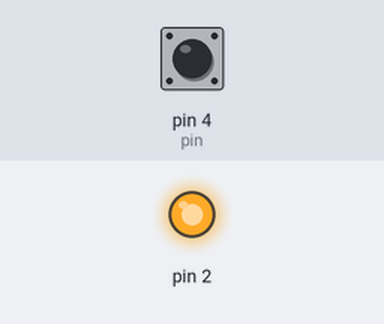
Simulated run of this sketch. Board: Arduino Uno, built with avr-gcc and run on an emulated ATmega328P. On the bench: output pins drawn as LEDs (lit = HIGH). The inputs (shaded band) are chosen by the test bench; at power-on: pin 4 (pin) HIGH. What the sketch prints to the serial monitor is not drawn.

Above: at 8.2 s.
8.3 s: pin 4 (pin) pulled LOW for 1 s
At 8.9 s:
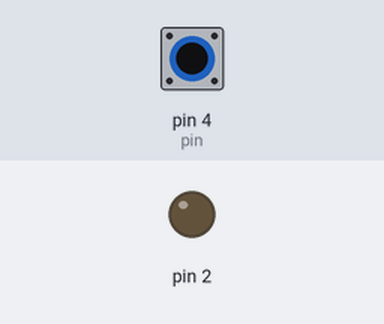
11.0 s: pin 4 (pin) pulled LOW for 3.2 s
At 15.9 s:
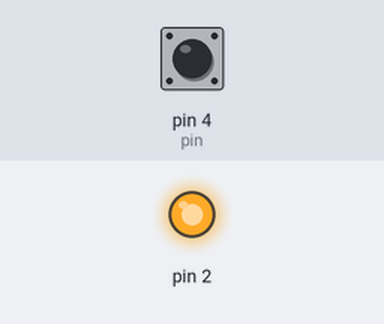
Timing chart, 0 to 17.4 s (numbered marks = the images above; inputs shaded):
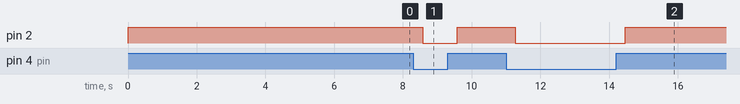

The sketch:

gerkon2.ino
```cpp
#include <Arduino.h>
#include <gmStatus.h>
#include <gmFn.h>
#include <gmBlink.h>

// геркон:
//  нога 1 - на GND
//  нога 2 - на D2
//  нога 2 - через резистор 10 кОм на 5В

const int pin = 4; // GPIO4 - это пин D2 на Wemos D1 Mini/NodeMCU
//static int state = LOW;
static gmStatus st(LOW, 5);
gmBlink bl;        // BUILDIN -


void setup()
{
	//Serial.begin(115200);
	// Используем встроенный резистор подтяжки к 3.3V
	pinMode(pin, INPUT_PULLUP);
	bl.down();
	Serial_init();
}// setup


void loop()
{
	st = digitalRead(pin);
	if ( st.changed() ){
		int s = st;
		if ( st ){
			Serial.println("open (magnet is far)");
			bl.down();
		}else{
			Serial.println("closed (magnet is near)");
			bl.up();
		}
	}

	/*
	if ( state != rdState ){
		if ( rdState == LOW ){
			Serial.println("closed (magnet is near)");
		}else{
			Serial.println("open (magnet is far)");
		}
		state = rdState;
	}*/
	delay(50);
}// loop
```

Measured:
- after the input at 8.3 s, pin 2: HIGH → LOW after 0.27 s, → HIGH 1.0 s later
- after the input at 11.0 s, pin 2: HIGH → LOW after 0.27 s, → HIGH 3.2 s later
